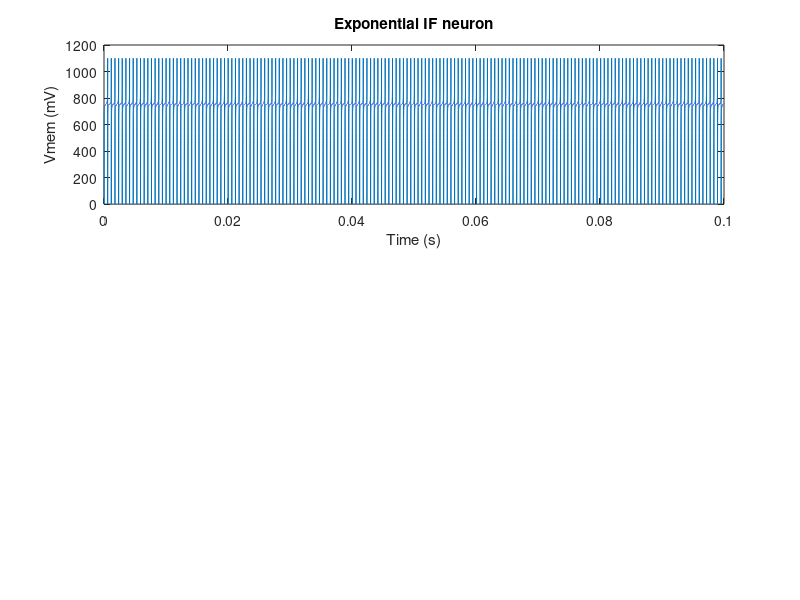
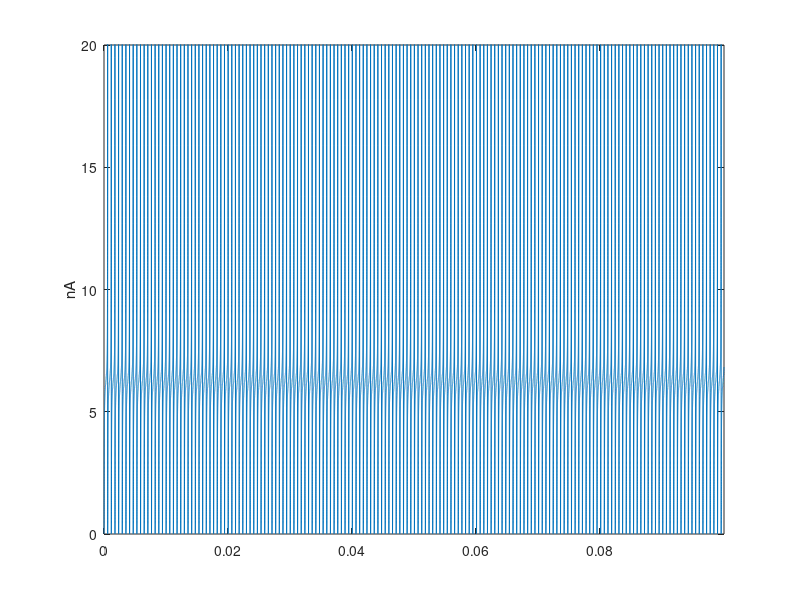

Recreate these plots in MATLAB, in order.

%for paper: neuromorphic electronic circuit for building autonomous cognitive systems
%P4-5 equ (6) (8) fig (2)
% no adaption 
clear all;
close all;

I0      = 2.178e-12;         %
I0mem   = 8e-12;             %I0 reset current 8pA
K       = 0.6777;            %0.7054;            % Subthreshold slope factor
Ut      = 25.9e-3;           % Thermal voltage 
Ka		=(K*K)/(K+1);
% model parameters
Vp      = 1.1;               %peak Vmem                                   
Vr      = 0;              %reset Vmem(
Vs      = 0.6;
% Time settings
dt   = 5e-7;            % time step 5us
tmax = 0.1;               % simulation time
t    = 0:dt:tmax;       % time step vector
% Circuit voltages
Vlk		=0.3%0.2073;
Vthr	=0.25%0.293;
Cp      = 5e-13;  %-----         % Capacitor of adaptation circuit'
Cmem    = 1e-12;  %-----         % Membrane capacitance of the neuron cell

sptimes    = zeros(1,length(t)-1);
%Iahp 	   = zeros(1,length(t));
Vahp 	   = zeros(1,length(t));
Imem       = zeros(1,length(t)); 
Vmem       = zeros(1,length(t)); 
Ia         = zeros(1,length(t));
NPR        = zeros(1,length(t));
%Frequ 	   = zeros(1,length(t));
%initial 
Vmem(1) 	=Vr;
Imem(1)		=I0mem;
Tspike_ref	=1;
%current define
%percent =linspace(0.2,0.3515,100);%0.4
%percent2=linspace(0.2,0.8,100);%linspace(1,1.7,100);%1.3
%Iahp    =linspace(1e-10,1.1515e-10,31);
%[pp,pp2]=meshgrid(percent, percent2);
%Frequ =zeros(length(percent),length(percent2) );
%Vthr_sim =zeros(length(percent),length(percent2) );
%Vlk_sim =zeros(length(percent),length(percent2) );
% for a=1:length(percent)
%      for b=1:length(percent2)
%Iin2 	=linspace(15e-9,21e-9,100);
% Vthr_sim(a,b)=0;
% Vlk_sim(a,b)=0;
Ith 	=I0*exp((K*Vthr)/Ut) %I0*exp((K*Vthr)/Ut)%Iin*percent*percent2;Iin*percent2(b);%Iin*percent(a)*percent2(b);	%
% Vthr_sim(a,b)=(Ut/K)*log((Ith)/I0);
Itau	=7e-9%I0*exp((K*Vlk)/Ut)%I0*exp((K*Vlk)/Ut)%Iin*0.1*percent;%Iin*0.1*percent(a);	%
% Vlk_sim(a,b)=(Ut/K)*log((Itau)/I0);
Tau		=(Cmem*Ut)/(K*Itau);
% %adaptation para:
% Ica		=1e-8;
% Vlkahp  =0.1;;
% Vthrahp	=0.3;
% Itau_ahp=I0*exp((K/Ut)*Vlkahp);
% Ith_ahp	=I0*exp((K/Ut)*Vthrahp);
% Tau2	=(Cp*Ut)/(K*Itau_ahp);
% Frequ(a,b)=0;
% for in=1:length(Iin2)
    Iin=20e-9%Iin2(in)
%for k=1:length(Iahp)
    Iahp=0;
for j=2:length(t)
	if Imem(j-1)<I0mem
            Imem(j) = I0mem;
            Vmem(j) = Vr;
%             Iahp(j)	=0;
	end
	if Vmem(j-1) < Vp
		Ia(j-1)=0.5*Imem(j-1);%I0*exp((Ka*Vmem(j-1))/Ut);	%positive feedback current
% 		Iahp(j)=Iahp(j-1)-(dt/Tau2)*(Iahp(j-1));
        Imem(j)=Imem(j-1)+(((Ith/Itau)*(Iin-Iahp-Itau)+((Ia(j-1)/Itau)-1-(Iahp/Itau))*Imem(j-1)+(Ia(j-1)/Itau)*Ith)*(dt/(Tau*(1+(Ith/Imem(j-1))))));
% 		Imem(j)=Imem(j-1)+(((Ith/Itau)*(Iin-Iahp(j-1)-Itau)+((Ia(j-1)/Itau)-1-(Iahp(j-1)/Itau))*Imem(j-1)+(Ia(j-1)/Itau)*Ith)*(dt/(Tau*(1+(Ith/Imem(j-1))))));
%		Imem(j)=Imem(j-1)+(((Ith/Itau)*(Iin-0-Itau)+((Ia(j-1)/Itau)-1-(0/Itau))*Imem(j-1)+(Ia(j-1)/Itau)*Ith)*(dt/(Tau*(1+(Ith/Imem(j-1))))));
%       Vmem(j)=(Ut/K)*log((Imem(j))/I0);
        Vmem(j)=log(Imem(j)/I0)*(1/Ka)*Ut;
%  		Vahp(j)=(Ut/K)*log((Iahp(j))/I0);
	elseif  Vmem(j-1) >Vp
        Vmem(j-1)   = Vp;
        Vmem(j)		= Vr;    
		Imem(j)		= I0mem;
		Ia(j-1) 	= 0.5*Imem(j);%I0*exp((Ka*Vmem(j-1))/Ut);
%  		Iahp(j)=Iahp(j-1)+(dt/Tau2)*((Ith_ahp/Itau_ahp)*Ica-Iahp(j-1));
%  		Vahp(j)=(Ut/K)*log((Iahp(j))/I0);
		Tspike 		=j-1- Tspike_ref;
		Tspike_ref 	=j-1;
		sptimes(j-1) = Tspike*dt;
%  		Frequ(a,b)		 = 1/sptimes(j-1);
        Frequ		 = 1/sptimes(j-1);
	end
end
%end
% end
spikes   = sptimes(sptimes>0); 
%      end
%  end
 figure(1)
 subplot(8,1,1:3)
 plot(t, Vmem*10^3)
 title('Exponential IF neuron')
 ylabel('Vmem (mV)')	
 xlabel('Time (s)')	
 figure(2)
 plot(t, Imem*10^9);
 ylabel('nA')
 axis([0,inf,0,20])
% figure(3)
%plot(t, Iahp)
%figure(2)
%peaks
%shading interp;
%meshz(pp2,pp,Frequ);
%axis([-inf,inf,-inf,inf,0,inf])
%rotate3d on



